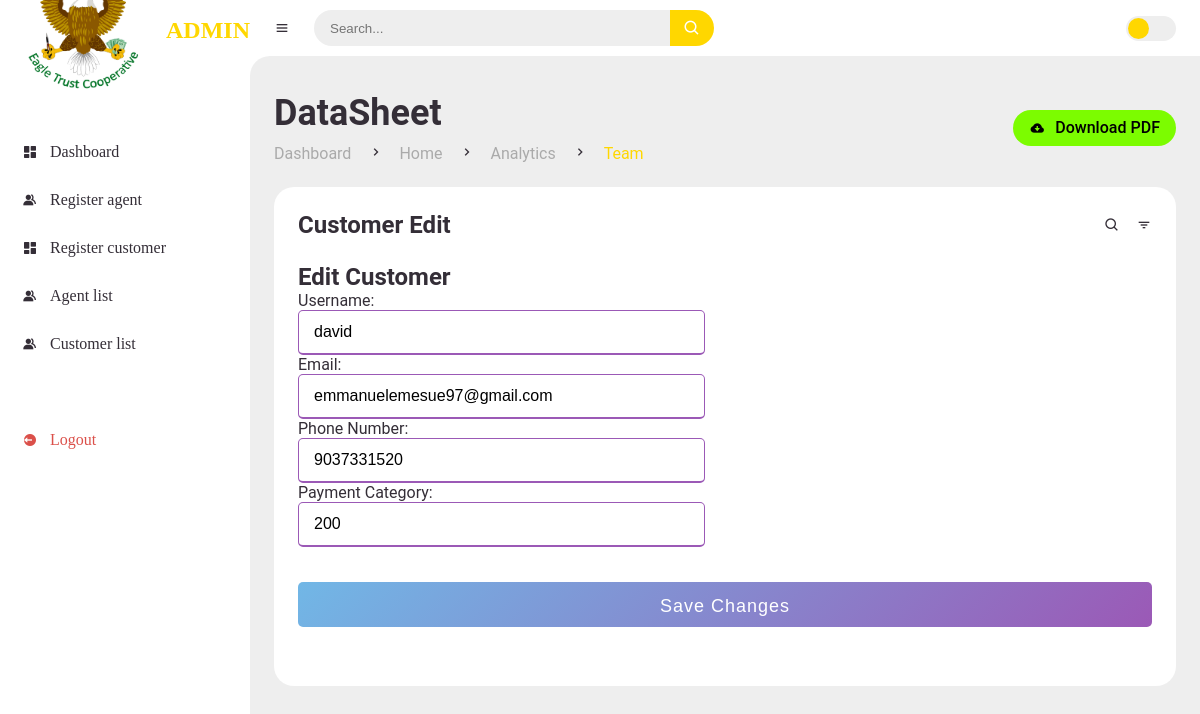
Screenshot of /customer/edit/ET123/ (signed in) with the database file from the repository.
### dashboard/models.py (models this page shows, shortened)
class Customer(models.Model):
    customer_id = models.CharField(primary_key=True, max_length=50, unique=True)
    username = models.CharField(max_length=255, unique=True)
    email = models.EmailField(unique=True)
    date_created = models.DateTimeField(auto_now_add=True, null=True)
    payment_category = models.IntegerField(default=0)
    phone_number = models.CharField(max_length=11, null=True, unique=True)

### dashboard/views.py (the view, shortened to what this page needs)
# urls.py: path('customer/edit/<str:pk>/', CustomerEditView.as_view(), name='customer_edit'),
@method_decorator(login_required, name='dispatch')
class CustomerEditView(UpdateView):
    model = Customer
    form_class = CustomerFormEdit
    template_name = 'dashboard/admin/customer_edit.html'
    success_url = reverse_lazy('customer_list')

### dashboard/forms.py
class CustomerFormEdit(forms.ModelForm):
    class Meta:
        model = Customer
        fields = ['username', 'email','phone_number', 'payment_category']
        labels = {
            'username': 'Username',
            'email': 'Email',
            'phone_number': 'Phone Number',
            'payment_category': 'Payment Category',
        }
        widgets = {
            'username': forms.TextInput(attrs={'placeholder': 'Enter your username'}),
            'email': forms.EmailInput(attrs={'placeholder': 'Edit email'}),
            'payment_category': forms.TextInput(attrs={'placeholder': 'Edit payment category'}),
            'phone_number': forms.TextInput(attrs={'placeholder': 'Edit  phone number'}),
        }

### templates/dashboard/admin/customer_edit.html (shortened to what this page needs)
{% extends 'main/admin_main.html' %}
{% load static %}
{% block content %}
<main>
    <div class="head-title">
        <div class="left">
            <h1>DataSheet</h1>
            <ul class="breadcrumb">
                <li>
                    <a href="index.html">Dashboard</a>
                </li>
                <li><i class='bx bx-chevron-right' ></i></li>
                <li>
                    <a href="index.html">Home</a>
                </li>
                <li><i class='bx bx-chevron-right' ></i></li>
                <li>
                    <a  href="admin_analytics.html">Analytics</a>
                </li>
                <li><i class='bx bx-chevron-right' ></i></li>
                <li class="active">
                    <a class="active" href="admin_analytics.html">Team</a>
                </li>
            </ul>
        </div>
        <a href="#" class="btn-download">
            <i class='bx bxs-cloud-download' ></i>
            <span class="text">Download PDF</span>
        </a>
    </div>
    <div class="table-data">
        <div class="order">
            <div class="head">
                <h3>Customer Edit</h3>
                <i class='bx bx-search' ></i>
                <i class='bx bx-filter' ></i>
            </div>
            <h1>Edit Customer</h1>
            <form  method="POST">
                <div class="user-details">
                    <div class="input-box">
                        {{form.as_p}}
                    </div>
                </div>
                <div class="button">
                    <input type="submit" value="Save Changes">
                </div>
            </form>
        </div>
    </div>
</main>
</section>
{% endblock %}

### static/css/style.css (style rules this page uses)
* { margin: 0; padding: 0; box-sizing: border-box; }
a { text-decoration: none; }
li { list-style: none; }
:root { --poppins: 'ROBOTO'; --lato: 'SEGOI UI'; --light: #Fff; --blue:#FFD700; --light-blue: #CFE8FF; --grey: #eee; --dark-grey: #AAAAAA; --dark: #342E37; --red: #DB504A; --yellow: #FFCE26; --light-yellow: #FFF2C6; --orange: #FD7238; --light-orange: #FFE0D3; }
html { overflow-x: hidden; }
body { background: var(--grey); overflow-x: hidden; }
#content main { width: 100%; padding: 36px 24px; font-family: var(--poppins); max-height: calc(100vh - 56px); overflow-y: auto; }
#content main .head-title { display: flex; align-items: center; justify-content: space-between; grid-gap: 16px; flex-wrap: wrap; }
#content main .head-title .left h1 { font-size: 36px; font-weight: 600; margin-bottom: 10px; color: var(--dark); }
#content main .head-title .left .breadcrumb { display: flex; align-items: center; grid-gap: 16px; }
#content main .head-title .left .breadcrumb li { color: var(--dark); }
#content main .head-title .left .breadcrumb li a { color: var(--dark-grey); pointer-events: none; }
#content main .head-title .left .breadcrumb li a.active { color: var(--blue); pointer-events: unset; }
#content main .head-title .btn-download { height: 36px; padding: 0 16px; border-radius: 36px; background: #7CFC00; color: black; display: flex; justify-content: center; align-items: center; grid-gap: 10px; font-weight: 500; }
#content main .table-data { display: flex; flex-wrap: wrap; grid-gap: 24px; margin-top: 24px; width: 100%; color: var(--dark); }
#content main .table-data > div { border-radius: 20px; background: var(--light); padding: 24px; overflow-x: auto; }
#content main .table-data .head { display: flex; align-items: center; grid-gap: 16px; margin-bottom: 24px; }
#content main .table-data .head h3 { margin-right: auto; font-size: 24px; font-weight: 600; }
#content main .table-data .head .bx { cursor: pointer; }
#content main .table-data .order { flex-grow: 1; flex-basis: 500px; }

### static/css/form.css (style rules this page uses)
form .user-details .input-box { margin-bottom: 15px; width: calc(100% / 2 - 20px); }
.user-details .input-box input { height: 45px; width: 100%; outline: none; font-size: 16px; border-radius: 5px; padding-left: 15px; border: 1px solid #ccc; border-bottom-width: 2px; transition: all 0.3s ease; }
.user-details .input-box input:focus, .user-details .input-box input:valid { border-color: #9b59b6; }
form .button { height: 45px; margin: 35px 0 }
form .button input { height: 100%; width: 100%; border-radius: 5px; border: none; color: #fff; font-size: 18px; font-weight: 500; letter-spacing: 1px; cursor: pointer; transition: all 0.3s ease; background: linear-gradient(135deg, #71b7e6, #9b59b6); }

### static/css/payment.css (style rules this page uses)
input { width: 50%; padding: 14px 22px; box-sizing: border-box; }

### static/css/modal.css (style rules this page uses)
*, *::after, *::before { box-sizing: border-box; }

### rows the page displays
Customer: username "david", email "emmanuelemesue97@gmail.com", phone_number "9037331520", payment_category "200"
